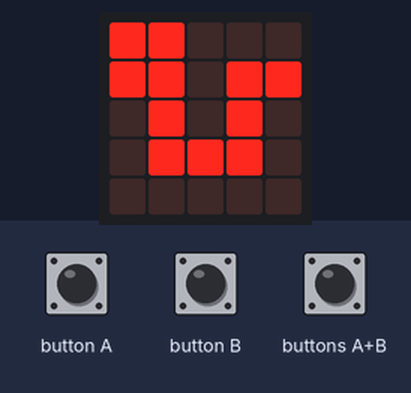
A program run on a simulated BBC micro:bit running MicroPython. On the bench: the board's 5×5 LED display. The test bench sets the inputs (shaded band).

Above: at 1.2 s.
1.3 s: button A pressed for 0.15 s
At 1.37 s:
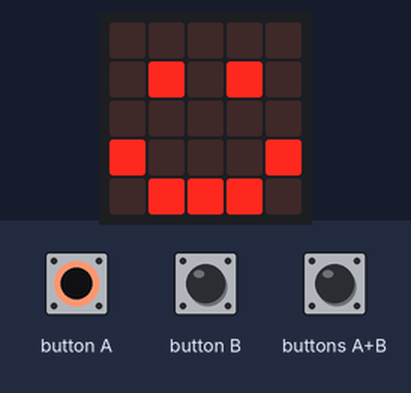
2.9 s: button B pressed for 0.15 s
At 2.97 s:
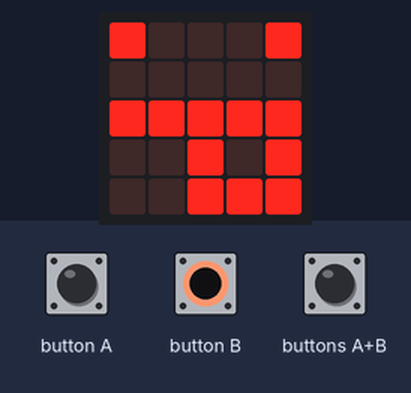
4.5 s: button B pressed for 3.2 s
9.2 s: button A pressed for 3.2 s
At 10.5 s:
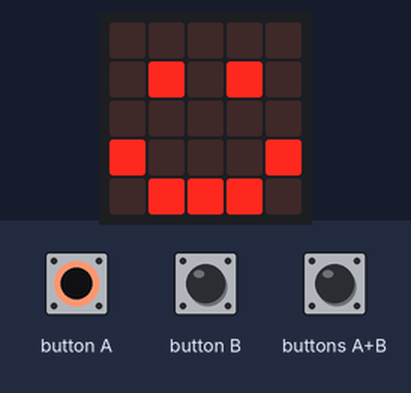
Timing chart, 0 to 12.2 s (numbered marks = the images above; inputs shaded):
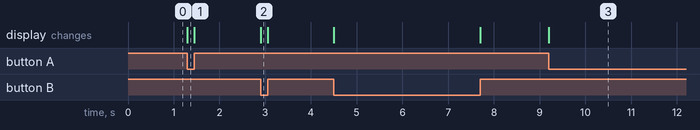

The program:

pet.py
```python
from microbit import *

while True:
    if button_a.is_pressed():
        display.show(Image.HAPPY)
    elif button_b.is_pressed():
        display.show(Image.SILLY)
    elif button_a.is_pressed() and button_b.is_pressed():
        display.show(Image.CONFUSED)
    else:
        display.show(Image.SNAKE)
```

Measured:
- after the input at 1.3 s, the display: changes at once (image 1)
- after the input at 2.9 s, the display: changes at once (image 2)
- after the input at 9.2 s, the display: changes at once (image 3)
